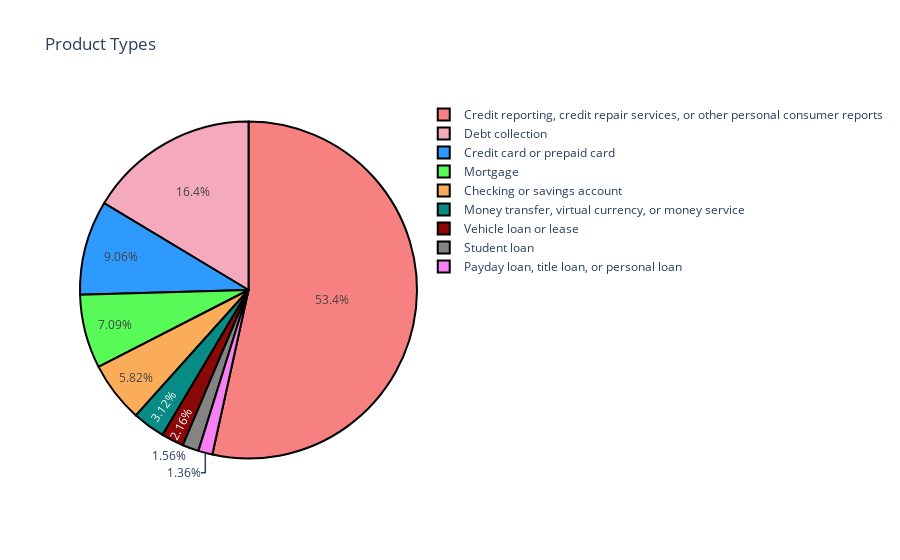

Notebook cell for this chart:
### Code cell
p_product_discussions = round(df_imputed["Product"].value_counts() / len(df_imputed["Product"]) * 100,2)

print(p_product_discussions)

labels = list(p_product_discussions.index)
values = p_product_discussions.values.tolist()
colors = ['#F78181', '#F5A9BC', '#2E9AFE', '#58FA58', '#FAAC58', '#088A85', '#8A0808', '#848484', '#F781F3', '#D7DF01', '#2E2EFE']


product_pie = go.Pie(labels=labels, values=values, 
                          marker=dict(colors=colors,
                         line=dict(color='#000000', width=2)))

layout = go.Layout(title='Product Types')
fig = go.Figure(data=[product_pie], layout=layout)
iplot(fig)

### Figure 1 — Plotly figure (JSON) as saved in the notebook; plotly's stock layout.template omitted (floating-point values rounded to 4 significant figures)
{"data": [{"labels": ["Credit reporting, credit repair services, or other personal consumer reports", "Debt collection", "Credit card or prepaid card", "Mortgage", "Checking or savings account", "Money transfer, virtual currency, or money service", "Vehicle loan or lease", "Student loan", "Payday loan, title loan, or personal loan"], "marker": {"colors": ["#F78181", "#F5A9BC", "#2E9AFE", "#58FA58", "#FAAC58", "#088A85", "#8A0808", "#848484", "#F781F3", "#D7DF01", "#2E2EFE"], "line": {"color": "#000000", "width": 2}}, "type": "pie", "values": [53.45, 16.39, 9.06, 7.09, 5.82, 3.12, 2.16, 1.56, 1.36]}], "layout": {"title": {"text": "Product Types"}}}
